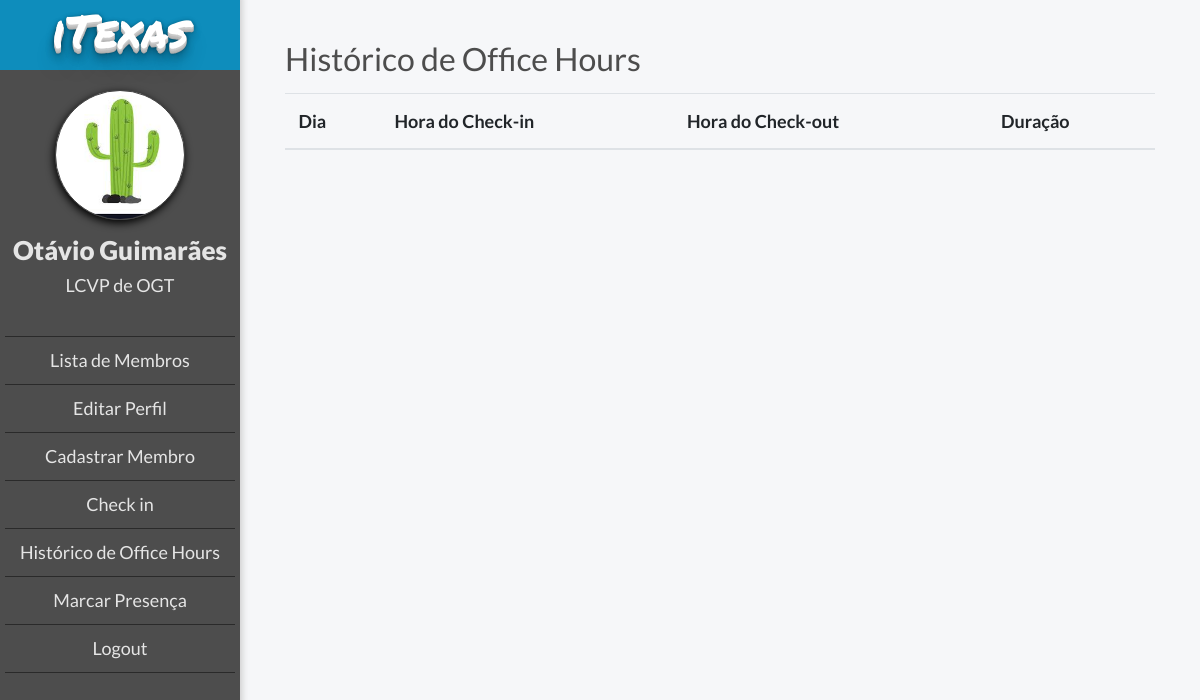
The page /office_hours/history/ (signed in) on the database as committed earlier.
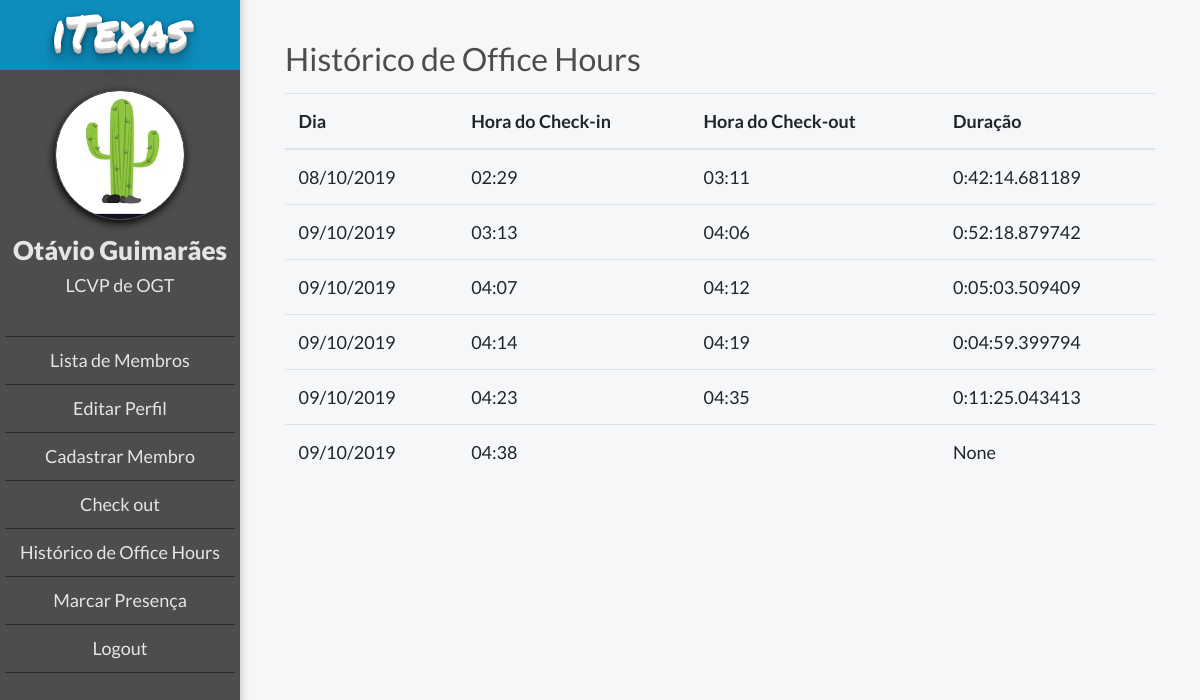
The same page on the database as committed later.
### members/models.py (models this page shows, shortened)
class MyUser(AbstractBaseUser):
    POST = (('1,', 'LCP'), ('2', 'LCVP'), ('3', 'TLB'), ('4', 'Membro'))
    DEPARTMENT = (
    ('1', 'LCP'), ('2', 'PM'), ('3', 'F&L'), ('4', 'B2C'), ('5', 'B2B'), ('6', 'OGE'), ('7', 'OGT'), ('8', 'OGV'),
    ('9', 'IGE'), ('10', 'IGT'),)
    email = models.EmailField(verbose_name='E-mail', max_length=255, unique=True)
    podio_code = models.CharField(max_length=10, verbose_name='ID do Podio', unique=True)
    first_name = models.CharField(max_length=20, verbose_name='Nome')
    last_name = models.CharField(max_length=20, verbose_name='Sobrenome')
    post = models.CharField(max_length=2, choices=POST, blank=True, null=True, verbose_name='Cargo')
    department = models.CharField(max_length=2, choices=DEPARTMENT, blank=True, null=True, verbose_name='Área')
    leader = models.ForeignKey("MyUser", blank=True, null=True, on_delete=models.SET_NULL, verbose_name='Líder')
    is_working = models.BooleanField(default=False)
    is_active = models.BooleanField(default=True, verbose_name='Está ativo')
    is_admin = models.BooleanField(default=False, verbose_name='É administrador')
    objects = MyUserManager()
    USERNAME_FIELD = 'podio_code'
    REQUIRED_FIELDS = ['email', 'first_name']

### office_hours/models.py (models this page shows)
class OfficeHour(models.Model):
    member = models.ForeignKey(MyUser, verbose_name='Membro', on_delete=models.CASCADE)
    date = models.DateField(verbose_name='Dia', default=date.today)
    checkin_time = models.DateTimeField(verbose_name='Hora do check-in', default=timezone.now)
    checkout_time = models.DateTimeField(verbose_name='Hora do check-out', blank=True, null=True)
    duration = models.DurationField(verbose_name='Duração', blank=True, null=True, help_text=('[DD] [HH:[MM:]] format'))

### office_hours/views.py (the view)
# urls.py: path('history/', views.history, name='office_hours_history'),
def history(request):
    office_hours = OfficeHour.objects.filter(member=request.user)
    return render(request, 'office_hours/history.html', {'office_hours': office_hours, 'request_user': request.user})

### templates/office_hours/history.html
{% extends "base.html" %}
{% if user.is_authenticated %}
    {% block body_block %}
        <h2 class="title">Histórico de Office Hours</h2>
        <table class="table">
            <thead>
            <tr>
                <th class="table-column">Dia</th>
                <th class="table-column">Hora do Check-in</th>
                <th class="table-column">Hora do Check-out</th>
                <th class="table-column">Duração</th>
            </tr>
            </thead>
                <tbody>
            {% for office_hour in office_hours %}
                <tr>
                    <td>{{ office_hour.date|date:'d/m/Y' }}</td>
                    <td>{{ office_hour.checkin_time|date:'H:i' }}</td>
                    <td>{{ office_hour.checkout_time|date:'H:i' }} </td>
                    <td id="duration">{{ office_hour.duration }}</td>
                </tr>
            {% endfor %}
                </tbody>
                </table>
    {% endblock %}
{% else %}
    <h2>Logar</h2>
{% endif %}

### templates/base.html (shortened to what this page needs)
{% load static %}
<!DOCTYPE html>
<html lang="en">
<head>
    <link rel="stylesheet" href="https://stackpath.bootstrapcdn.com/bootstrap/4.3.1/css/bootstrap.min.css"
>
    <link rel="stylesheet" href="https://maxcdn.bootstrapcdn.com/font-awesome/4.5.0/css/font-awesome.min.css">
    <link rel="stylesheet" href="{% static 'css/style.css' %}">
</head>
<body>
{% if user.is_authenticated %}
    <div class="ogr-container">
    <div class="page-body">
    <div class="lateral-menu">
        <div class="logo-area">
            <h2 class="logo-mobile">iTexas</h2>
        </div>
        <div class="menu-area">
            <div class="profile-picture"></div>
            <div class="member-infos">
                <h2 class="member-name">{{ request_user.first_name }} {{ request_user.last_name }}</h2>
                <h3 class="member-area">{{ request_user.get_post_display }} de {{ request_user.get_department_display }}</h3>
            </div>
            <ul class="function-list">
                <li><a href="{% url 'member_list' %}" class="button">Lista de Membros</a></li>
                <li><a href="{% url 'member_edit' user.podio_code %}" class="button">Editar Perfil</a></li>
                <li><a href="{% url 'register' %}" class="button">Cadastrar Membro</a></li>
                {% if user.is_working %}
                    <li><a href="{% url 'check' %}" class="button">Check out</a></li>
                {% else %}
                    <li><a href="{% url 'check' %}" class="button">Check in</a></li>
                {% endif %}
                <li><a href="{% url 'office_hours_history' %}" class="button">Histórico de Office Hours</a></li>
                <li><a href="" class="button">Marcar Presença</a></li>
                {% if user.is_authenticated %}
                    <li><a href="{% url 'user_logout' %}">Logout</a></li>
                {% else %}
                    <li><a class="navbar-link" href="{% url 'user_login' %}">Login</a></li>
                {% endif %}
            </ul>
        </div>
    </div>
    <div class="body-content">
        <div class="body-container">
            {% block body_block %}
            {% endblock %}
        </div>
    </div>
{% endif %}
</div>
</body>
</html>

### static/css/style.css (style rules this page uses)
* { font-family: 'Lato', sans-serif; font-size: 18px; }
body { background-color: #f6f7f9; }
.ogr-container { display: flex; justify-content: center; align-items: center; margin: 0 auto; background-color: #f6f7f9; flex-direction: column; }
.body-content { width: 100%; }
.profile-picture { border: 1px #444444 solid; background-position: center; background-size: cover; width: 150px; height: 150px; border-radius: 75px; box-shadow: -1px 3px 8px 0px #000000; }
.member-infos .member-name { margin-top: 15px; font-size: 26px; font-weight: 800; }
.member-infos .member-area { font-size: 18px; font-weight: 500; }
.page-body { width: 100%; display: flex; margin: 0 auto; }
.page-body .lateral-menu { max-width: 300px; width: 300px; background-color: #4D4D4D; float: left; box-shadow: 1px -6px 7px 1px #cccccc; }
.menu-area { display: flex; flex-direction: column; align-items: center; padding: 20px 5px; }
.page-body .lateral-menu .logo-area { display: flex; justify-content: center; align-items: center; background-color: #4AB9F1; height: 70px; color: #FFFFFF; background: #0e8dbc; text-shadow: 0 1px 0 #CCCCCC, 0 2px 0 #c9c9c9, 0 3px 0 #bbb, 0 4px 0 #b9b9b9, 0 5px 0 #aaa, 0 6px 1px rgba(0,0,0,.1), 0 0 5px rgba(0,0,0,.1), 0 1px 3px rgba(0,0,0,.3), 0 3px 5px rgba(0,0,0,.2), 0 5px 10px rgba(0,0,0,.25), 0 10px 10px rgba(0,0,0,.2), 0 20px 20px rgba(0,0,0,.15); }
.logo-mobile { font-family: 'Permanent Marker', cursive; font-size: 46px; font-weight: 300; }
.lateral-menu .profile-picture { width: 130px; height: 130px; }
.lateral-menu .member-infos { display: flex; flex-direction: column; align-items: center; color: #e5e5e5; }
.lateral-menu ul { display: flex; align-items: center; flex-direction: column; padding-top: 4rem; color: white; font-weight: 900; list-style-type: none; padding: 30px 0; list-style-type: none; width: 100%; cursor: pointer; }
.lateral-menu li { padding: 10px 0; border-bottom: 1px #2a2a2a solid; width: 100%; text-align: center; cursor: pointer; }
.lateral-menu a { color: #e5e5e5; font-weight: normal; }
.lateral-menu li:first-child { border-top: 1px #2a2a2a solid; }
.body-container { padding: 40px 45px; }
.body-container .title { font-size: 32px; color: #4D4D4D; font-weight: 400; }
.body-container .table { margin-top: 15px; }

Rows that differ between the two databases and show on the page:
changed MyUser "Otávio": is_working False → True (drawn)
added OfficeHour: date "08/10/2019", checkin_time "02:29", checkout_time "03:11", duration "0:42:14.681189"
added OfficeHour: date "09/10/2019", checkin_time "03:13", checkout_time "04:06", duration "0:52:18.879742"
added OfficeHour: date "09/10/2019", checkin_time "04:07", checkout_time "04:12", duration "0:05:03.509409"
added OfficeHour: date "09/10/2019", checkin_time "04:14", checkout_time "04:19", duration "0:04:59.399794"
added OfficeHour: date "09/10/2019", checkin_time "04:23", checkout_time "04:35", duration "0:11:25.043413"
added OfficeHour: date "09/10/2019", checkin_time "04:38", duration "None"
Other text that changed with them:
text no longer shown: "Check in"
text now shown: "Check out"
